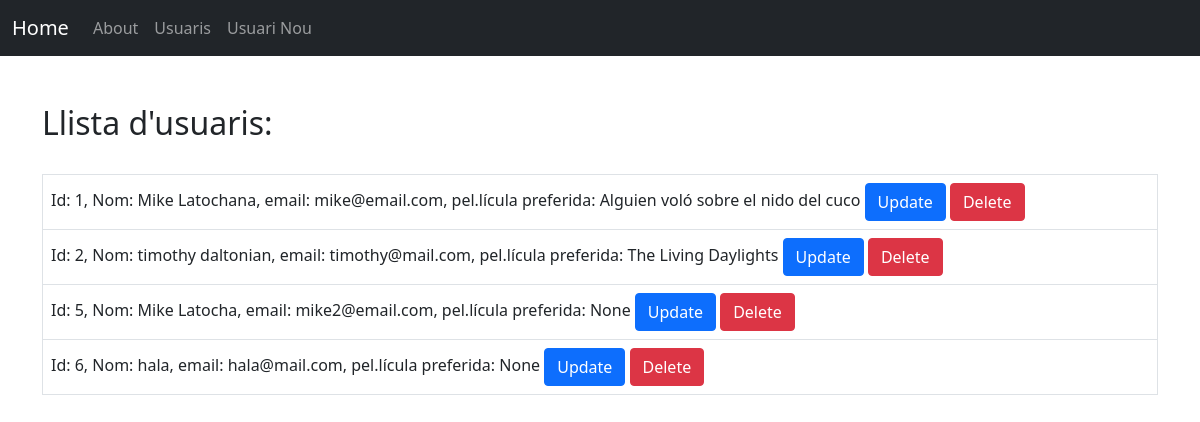
Screenshot of /usuaris with the database file from the repository.
### hello.py (models this page shows)
class Users(db.Model):
	id = db.Column(db.Integer, primary_key=True)
	nom = db.Column(db.String(200), nullable=False)
	email = db.Column(db.String(120), nullable=False, unique=True)
	date_Added = db.Column(db.DateTime, default=datetime.utcnow)
	pelicula_preferida = db.Column(db.String(250))
	def __repr__(self):
		return 'Id: {}, Nom: {}, email: {}, pel.lícula preferida: {}'.format(self.id, self.nom, self.email, self.pelicula_preferida)

### hello.py (the view)
@app.route('/usuaris')
def usuaris():
	usuaris = Users.query.all()
	return render_template('usuaris.html', title='Usuaris', usuaris=usuaris)

### templates/usuaris.html (shortened to what this page needs)
{% extends 'base.html' %}
{% block content %}
	<br>
	<br/>
	<h2>Llista d'usuaris:</h2>
	<br>
	<table class="table table-bordered table-stripped table-hover">
  		{% for usuari in usuaris %}
		<tr>
			<td>{{ usuari }} <a class="btn btn-primary" href="{{ url_for('update_usuari', id=usuari.id) }}" role="button">Update</a> <a class="btn btn-danger" href="{{ url_for('delete_usuari', id=usuari.id) }}" role="button">Delete</a></td>
		</tr>
		{% endfor %}
	</table>
{% endblock %}

### templates/base.html (shortened to what this page needs)
<!doctype html>
<html lang="en">
  <head>
    <link href="https://cdn.jsdelivr.net/npm/bootstrap@5.1.3/dist/css/bootstrap.min.css" rel="stylesheet">
  </head>
  <body>
    {% include 'navegacio.html' %}
    <div class="container">
      {% block content %}
      {% endblock %}
    </div>
  </body>
</html>

### templates/navegacio.html (shortened to what this page needs)
<nav class="navbar navbar-expand-lg navbar-dark bg-dark">
  <div class="container-fluid">
    <a class="navbar-brand" href="{{ url_for('index') }}">Home</a>
    <div class="collapse navbar-collapse" id="navbarSupportedContent">
      <ul class="navbar-nav me-auto mb-2 mb-lg-0">
        <li class="nav-item">
          <a class="nav-link" href="{{ url_for('about') }}">About</a>
        </li>
        <li class="nav-item">
          <a class="nav-link" href="{{ url_for('usuaris') }}">Usuaris</a>
        </li>
        <li class="nav-item">
          <a class="nav-link" href="{{ url_for('usuari_nou') }}">Usuari Nou</a>
        </li>
      </ul>
    </div>
  </div>
</nav>

### rows the page displays
Users: id+nom+email "Id: 1, Nom: Mike Latochana, email: mike@email.com, pel.lícula preferida: Alguien voló sobre el nido del cuco"
Users: id+nom+email "Id: 2, Nom: timothy daltonian, email: timothy@mail.com, pel.lícula preferida: The Living Daylights"
Users: id+nom+email "Id: 5, Nom: Mike Latocha, email: mike2@email.com, pel.lícula preferida: None"
Users: id+nom+email "Id: 6, Nom: hala, email: hala@mail.com, pel.lícula preferida: None"
